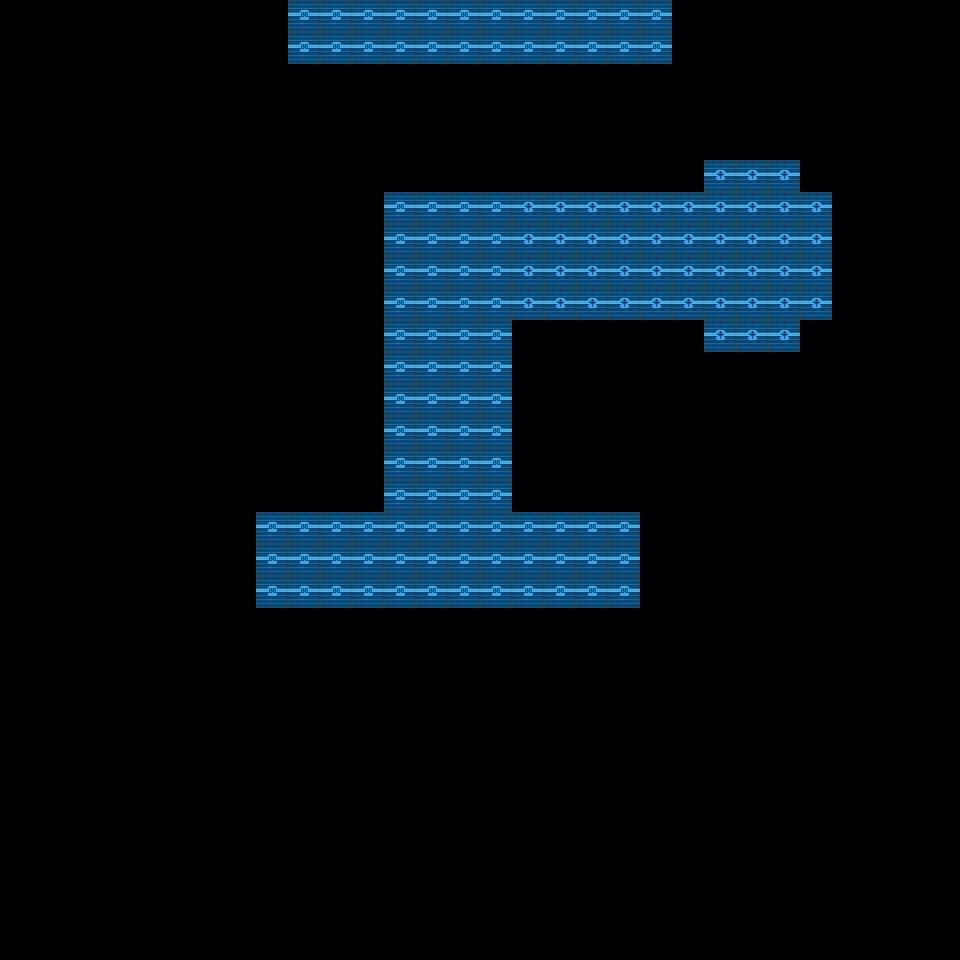

Rendered tile map (Tiled .tmx) drawn with the repository's tilesets; below, a short description and the full map source, tile grids included:
An orthogonal 30x30 tile map with 32x32 px tiles, 1 tile layer (Tile Layer 1).

<map version="1.0" tiledversion="1.1.3" orientation="orthogonal" renderorder="right-down" width="30" height="30" tilewidth="32" tileheight="32" infinite="0" nextobjectid="1">
 <tileset firstgid="1" source="W2Tilemap.tsx" />
 <layer name="Tile Layer 1" width="30" height="30">
  <data encoding="csv">
0,0,0,0,0,0,0,0,0,21,21,21,21,21,21,21,21,21,21,21,21,0,0,0,0,0,0,0,0,0,
0,0,0,0,0,0,0,0,0,21,21,21,21,21,21,21,21,21,21,21,21,0,0,0,0,0,0,0,0,0,
0,0,0,0,0,0,0,0,0,0,0,0,0,0,0,0,0,0,0,0,0,0,0,0,0,0,0,0,0,0,
0,0,0,0,0,0,0,0,0,0,0,0,0,0,0,0,0,0,0,0,0,0,0,0,0,0,0,0,0,0,
0,0,0,0,0,0,0,0,0,0,0,0,0,0,0,0,0,0,0,0,0,0,0,0,0,0,0,0,0,0,
0,0,0,0,0,0,0,0,0,0,0,0,0,0,0,0,0,0,0,0,0,0,23,23,23,0,0,0,0,0,
0,0,0,0,0,0,0,0,0,0,0,0,21,21,21,21,23,23,23,23,23,23,23,23,23,23,0,0,0,0,
0,0,0,0,0,0,0,0,0,0,0,0,21,21,21,21,23,23,23,23,23,23,23,23,23,23,0,0,0,0,
0,0,0,0,0,0,0,0,0,0,0,0,21,21,21,21,23,23,23,23,23,23,23,23,23,23,0,0,0,0,
0,0,0,0,0,0,0,0,0,0,0,0,21,21,21,21,23,23,23,23,23,23,23,23,23,23,0,0,0,0,
0,0,0,0,0,0,0,0,0,0,0,0,21,21,21,21,0,0,0,0,0,0,23,23,23,0,0,0,0,0,
0,0,0,0,0,0,0,0,0,0,0,0,21,21,21,21,0,0,0,0,0,0,0,0,0,0,0,0,0,0,
0,0,0,0,0,0,0,0,0,0,0,0,21,21,21,21,0,0,0,0,0,0,0,0,0,0,0,0,0,0,
0,0,0,0,0,0,0,0,0,0,0,0,21,21,21,21,0,0,0,0,0,0,0,0,0,0,0,0,0,0,
0,0,0,0,0,0,0,0,0,0,0,0,21,21,21,21,0,0,0,0,0,0,0,0,0,0,0,0,0,0,
0,0,0,0,0,0,0,0,0,0,0,0,21,21,21,21,0,0,0,0,0,0,0,0,0,0,0,0,0,0,
0,0,0,0,0,0,0,0,21,21,21,21,21,21,21,21,21,21,21,21,0,0,0,0,0,0,0,0,0,0,
0,0,0,0,0,0,0,0,21,21,21,21,21,21,21,21,21,21,21,21,0,0,0,0,0,0,0,0,0,0,
0,0,0,0,0,0,0,0,21,21,21,21,21,21,21,21,21,21,21,21,0,0,0,0,0,0,0,0,0,0,
0,0,0,0,0,0,0,0,0,0,0,0,0,0,0,0,0,0,0,0,0,0,0,0,0,0,0,0,0,0,
0,0,0,0,0,0,0,0,0,0,0,0,0,0,0,0,0,0,0,0,0,0,0,0,0,0,0,0,0,0,
0,0,0,0,0,0,0,0,0,0,0,0,0,0,0,0,0,0,0,0,0,0,0,0,0,0,0,0,0,0,
0,0,0,0,0,0,0,0,0,0,0,0,0,0,0,0,0,0,0,0,0,0,0,0,0,0,0,0,0,0,
0,0,0,0,0,0,0,0,0,0,0,0,0,0,0,0,0,0,0,0,0,0,0,0,0,0,0,0,0,0,
0,0,0,0,0,0,0,0,0,0,0,0,0,0,0,0,0,0,0,0,0,0,0,0,0,0,0,0,0,0,
0,0,0,0,0,0,0,0,0,0,0,0,0,0,0,0,0,0,0,0,0,0,0,0,0,0,0,0,0,0,
0,0,0,0,0,0,0,0,0,0,0,0,0,0,0,0,0,0,0,0,0,0,0,0,0,0,0,0,0,0,
0,0,0,0,0,0,0,0,0,0,0,0,0,0,0,0,0,0,0,0,0,0,0,0,0,0,0,0,0,0,
0,0,0,0,0,0,0,0,0,0,0,0,0,0,0,0,0,0,0,0,0,0,0,0,0,0,0,0,0,0,
0,0,0,0,0,0,0,0,0,0,0,0,0,0,0,0,0,0,0,0,0,0,0,0,0,0,0,0,0,0
</data>
 </layer>
</map>
